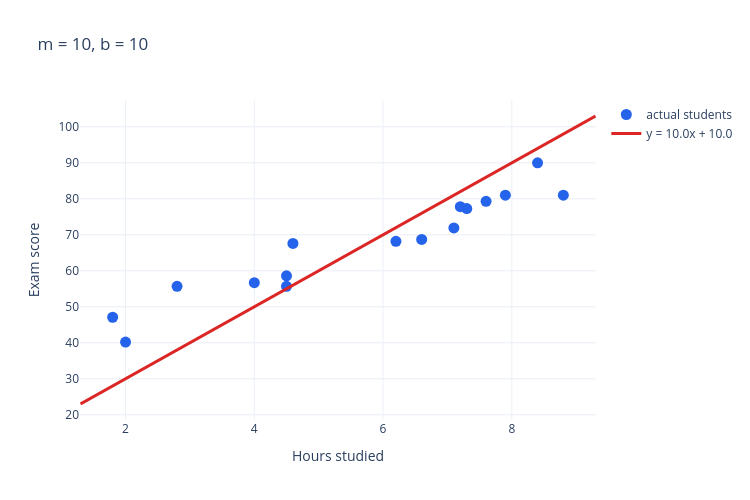

Notebook cell for this chart:
### Markdown cell above
> ### 💭 Think about it
>
> - What's wrong with this line?

### Code cell
plot_line_over_data(scores_1d, slope=10, intercept=10, title="m = 10, b = 10").show()

### Figure 1 — Plotly figure (JSON) as saved in the notebook; plotly's stock layout.template omitted (floating-point values rounded to 4 significant figures)
{"data": [{"hovertemplate": "Hours: %{x}<br>Score: %{y}<extra></extra>", "marker": {"color": "#2563eb", "size": 11}, "mode": "markers", "name": "actual students", "type": "scatter", "x": [1.8, 2.0, 2.8, 4.0, 4.5, 4.5, 4.6, 6.2, 6.6, 7.1, 7.2, 7.3, 7.6, 7.9, 8.4, 8.8], "y": [47.1, 40.2, 55.7, 56.7, 58.6, 55.7, 67.6, 68.2, 68.7, 71.9, 77.8, 77.3, 79.3, 81.0, 90.0, 81.0]}, {"line": {"color": "#dc2626", "width": 3}, "mode": "lines", "name": "y = 10.0x + 10.0", "type": "scatter", "x": [1.3, 1.463, 1.627, 1.79, 1.953, 2.116, 2.28, 2.443, 2.606, 2.769, 2.933, 3.096, 3.259, 3.422, 3.586, 3.749, 3.912, 4.076, 4.239, 4.402, 4.565, 4.729, 4.892, 5.055, 5.218, 5.382, 5.545, 5.708, 5.871, 6.035, 6.198, 6.361, 6.524, 6.688, 6.851, 7.014, 7.178, 7.341, 7.504, 7.667, 7.831, 7.994, 8.157, 8.32, 8.484, 8.647, 8.81, 8.973, 9.137, 9.3], "y": [23.0, 24.63, 26.27, 27.9, 29.53, 31.16, 32.8, 34.43, 36.06, 37.69, 39.33, 40.96, 42.59, 44.22, 45.86, 47.49, 49.12, 50.76, 52.39, 54.02, 55.65, 57.29, 58.92, 60.55, 62.18, 63.82, 65.45, 67.08, 68.71, 70.35, 71.98, 73.61, 75.24, 76.88, 78.51, 80.14, 81.78, 83.41, 85.04, 86.67, 88.31, 89.94, 91.57, 93.2, 94.84, 96.47, 98.1, 99.73, 101.4, 103.0]}], "layout": {"height": 500, "title": {"text": "m = 10, b = 10"}, "width": 750, "xaxis": {"title": {"text": "Hours studied"}}, "yaxis": {"title": {"text": "Exam score"}}}}
